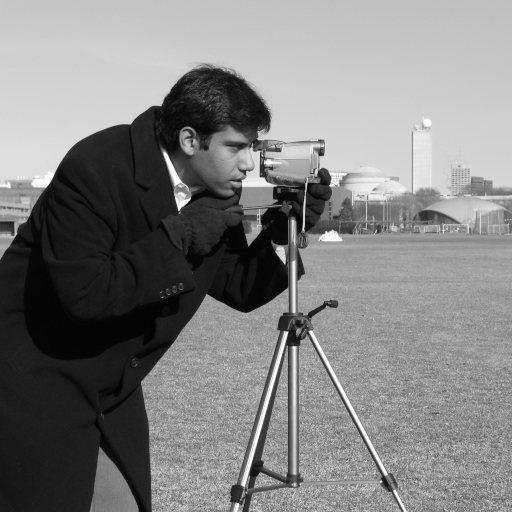
#> input picture skimage.data.camera(), 512 x 512 px
$ python 02.py
#> lines starting #> are read from the running program, lines starting #| are printed output that depends on the picture
import numpy as np
import skimage
from matplotlib import pyplot as plt
from skimage import io

img = skimage.data.camera()
#> img is the input picture: shape (512, 512); min 0, max 255, mean 129.1
hist, edges = np.histogram(img, 256)
#> hist = 256 values, max 4957 at index 27, min 1 at index 0, mean 1024; edges = 257 values from 0 to 255
fig, ax = plt.subplots(7, 2, figsize=(10, 5), constrained_layout=True)
ax[0][0].imshow(img, cmap="gray")
ax[0][1].plot(hist)
# print(hist)

img2 = skimage.exposure.rescale_intensity(img,(3,225), (0,1))
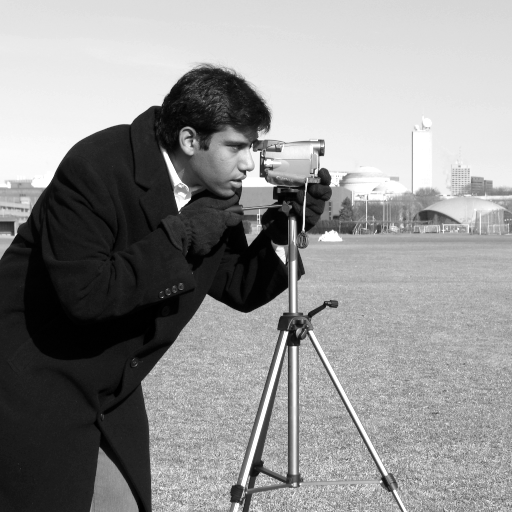
#> img2: shape (512, 512) float64; min 0, max 1, mean 0.567
hist2, edges = np.histogram(img2, 256)
#> hist2 = 256 values, max 4957 at index 27, min 0 at index 7, mean 1024; edges = 257 values from 0 to 1
# print(hist2)
ax[1][0].imshow(img2, cmap="gray")
ax[1][1].plot(hist2)

img3 = io.imread('dark_image.png')
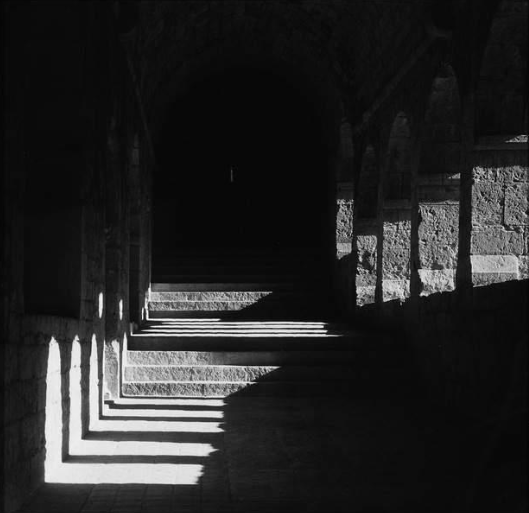
#> input picture psio/zadanie_02/dark_image.png, 529 x 513 px
#> img3 is the input picture: shape (513, 529, 3); min 1, max 253, mean 38
hist3, edges = np.histogram(img3, 256)
#> hist3 = 256 values, max 95253 at index 10, min 0 at index 1, mean 3180.2; edges = 257 values from 1 to 253
# print(hist3)
ax[2][0].imshow(img3, cmap="gray")
ax[2][1].plot(hist3)

img4 = skimage.exposure.rescale_intensity(img3,(4,50), (0,1))
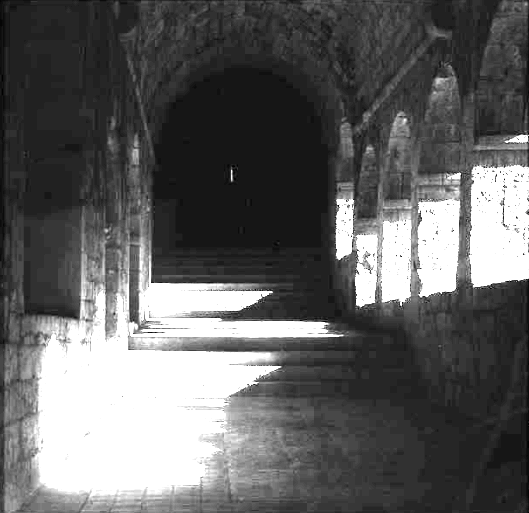
#> img4: shape (513, 529, 3) float64; min 0, max 1, mean 0.383
hist4, edges = np.histogram(img4, 256)
#> hist4 = 256 values, max 142365 at index 255, min 0 at index 1, mean 3180.2; edges = 257 values from 0 to 1
# print(hist4)
ax[3][0].imshow(img4, cmap="gray")
ax[3][1].plot(hist4)

img5 = skimage.exposure.rescale_intensity(img3,(4,50), (0,1))
img5 = skimage.exposure.adjust_gamma(img5,0.5)
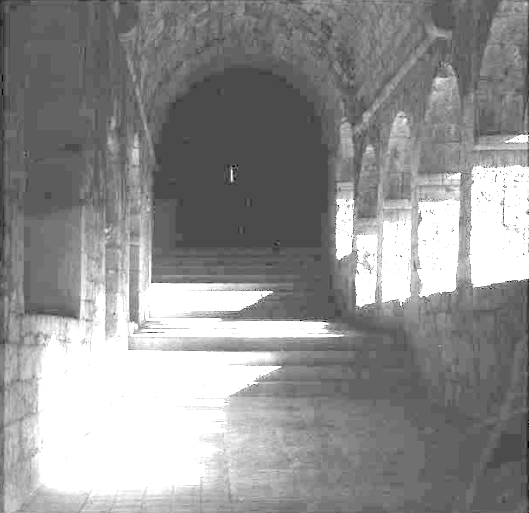
#> img5: shape (513, 529, 3) float64; min 0, max 1, mean 0.569
hist5, edges = np.histogram(img5, 256)
#> hist5 has the same summary as hist4
# print(hist4)
ax[4][0].imshow(img5, cmap="gray")
ax[4][1].plot(hist5)

#ten jest chyba najlepszy
img6 = skimage.exposure.rescale_intensity(img3,(4,50), (0,1))
img6 = skimage.exposure.adjust_gamma(img6,1.5)
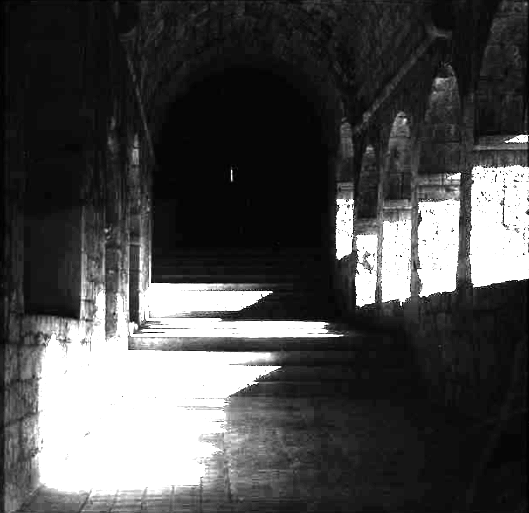
#> img6: shape (513, 529, 3) float64; min 0, max 1, mean 0.297
hist6, edges = np.histogram(img6, 256)
#> hist6 has the same summary as hist4
# print(hist4)
ax[5][0].imshow(img6, cmap="gray")
ax[5][1].plot(hist6)

img7 = skimage.exposure.adjust_gamma(img3,1.5)
img7 = skimage.exposure.rescale_intensity(img7,(4,50), (0,1))
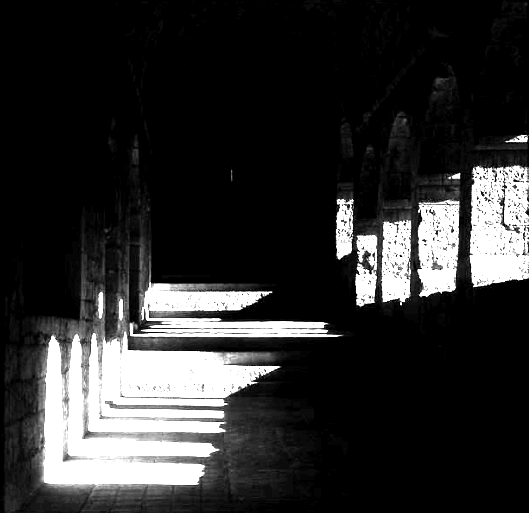
#> img7: shape (513, 529, 3) float64; min 0, max 1, mean 0.183
hist7, edges = np.histogram(img7, 256)
#> hist7 = 256 values, max 501669 at index 0, min 0 at index 1, mean 3180.2
# print(hist4)
ax[6][0].imshow(img7, cmap="gray")
ax[6][1].plot(hist7)

plt.show()
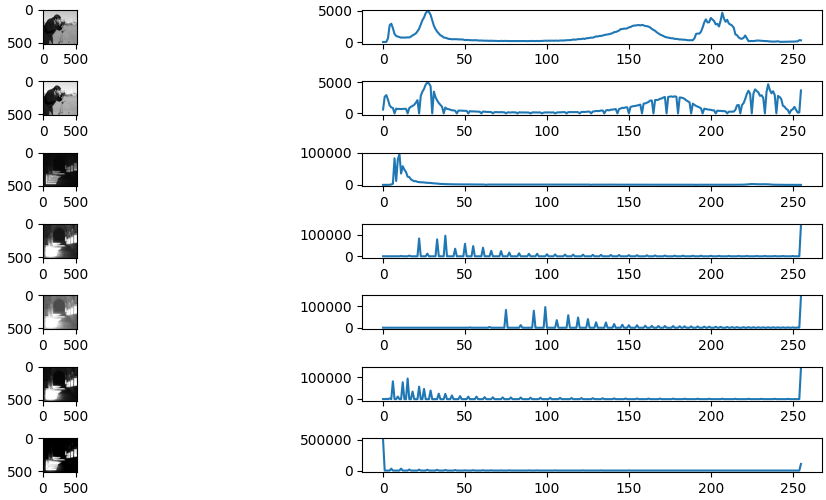
#> figure drawn by matplotlib, 14 panels; panel 2: curve peaks at x = 27, y = 4957; panel 4: curve peaks at x = 27, y = 4957; panel 6: curve peaks at x = 10, y = 95253; panel 8: curve peaks at x = 255, y = 142365
